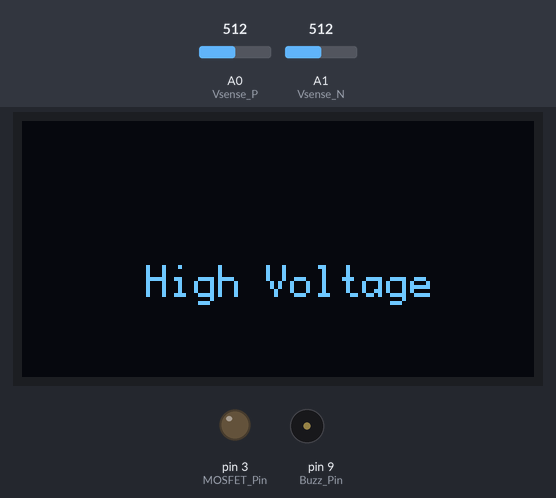
The sketch below on a simulated Arduino Nano, built with avr-gcc and run on an emulated ATmega328P. Shown: 128×64 one-colour display, output pins drawn as LEDs (lit = HIGH), buzzer (waves = sounding, pin HIGH). The inputs (shaded band) are chosen by the test bench; at power-on: A0 (Vsense_P) = 512, A1 (Vsense_N) = 512. Storage starts empty; what the sketch prints to the serial monitor is not drawn.

Above: at 2.4 s.
2.5 s: A0 (Vsense_P) set to 472
5.5 s: A0 (Vsense_P) set to 449
At 7.8 s:
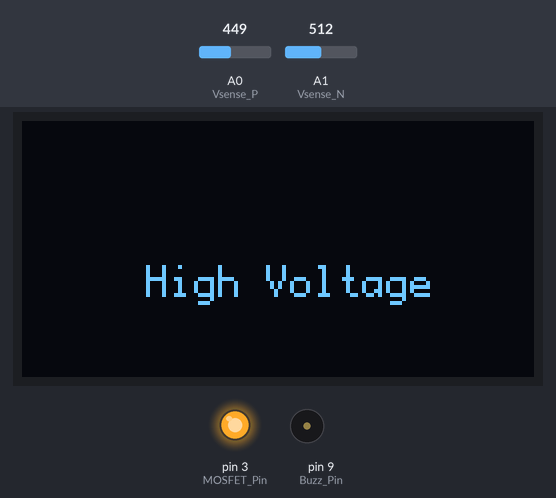
8.5 s: A0 (Vsense_P) set to 306
At 11.1 s:
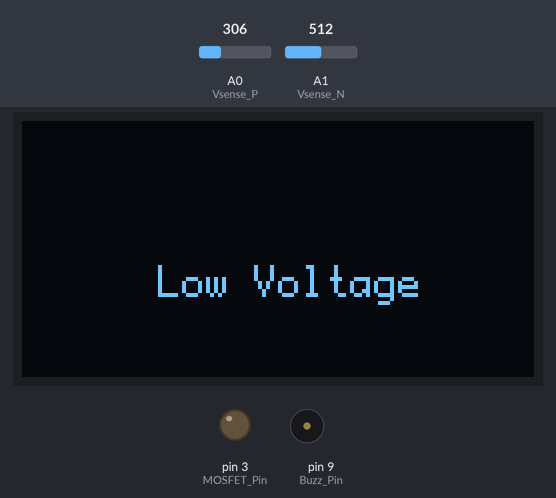
11.5 s: A0 (Vsense_P) set to 328
At 14.4 s:
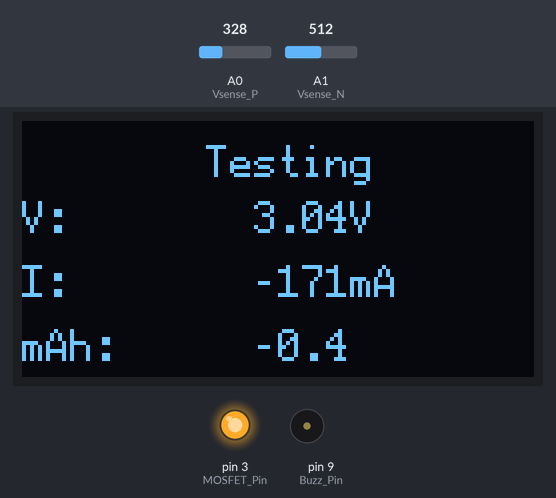
14.5 s: A1 (Vsense_N) set to 716
At 16.9 s:
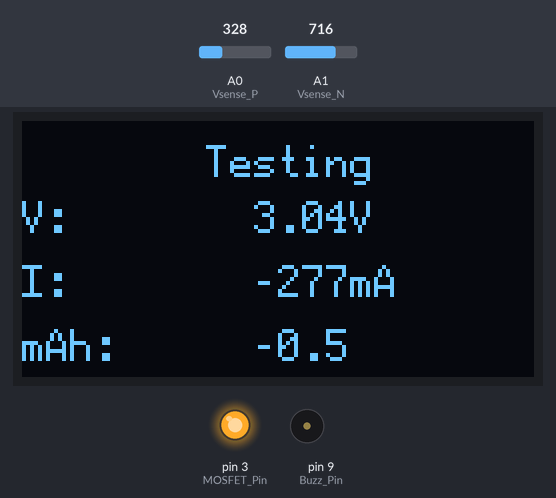
17.5 s: A1 (Vsense_N) set to 900
At 20.9 s:
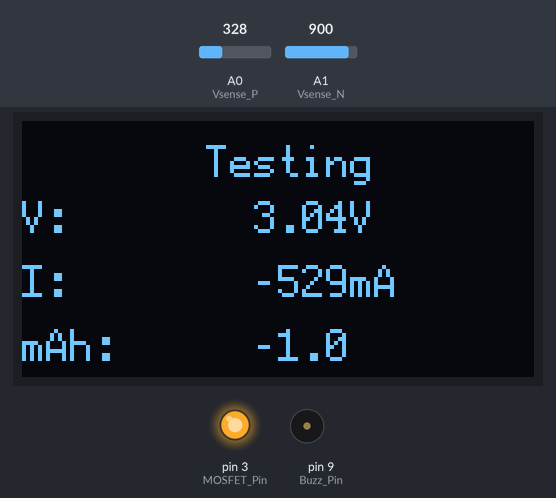
Timing chart, 0 to 21.5 s (numbered marks = the images above; inputs shaded):
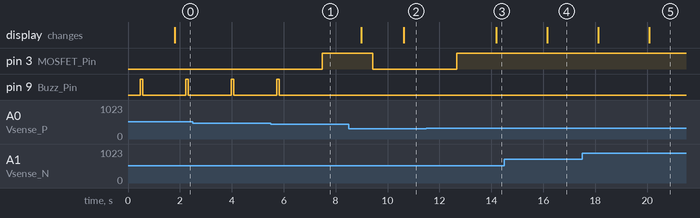

Measured:
- the behaviour switches between 463 and 462 on A0 (Vsense_P) (found by bisection; images 0 and 1)
- the behaviour switches between 312 and 313 on A0 (Vsense_P) (found by bisection; images 2 and 3)
- after the input at 5.5 s, pin 3 (MOSFET_Pin): LOW → HIGH after 2.0 s; pin 9 (Buzz_Pin): goes on until 5.8 s, then stays LOW
- after the input at 8.5 s, pin 3 (MOSFET_Pin): HIGH → LOW after 0.92 s; the display: first differs from a run without the input after 2.1 s (image 2)
- after the input at 11.5 s, pin 3 (MOSFET_Pin): LOW → HIGH after 1.2 s; the display: changes after 2.7 s (image 3)
- after the input at 14.5 s, the display: changes after 1.7 s (image 4)

The sketch:

Li_ion_Capacity_tester_SD.ino
```cpp
/** SD card attached to Arduino Nano as follows:
 **   ICSP Header
 **      o o
 ** MOSI O O SCK
 **      o O MOSI
 **
 ** CS - pin 4
 **/
#include <U8g2lib.h>
#include <SPI.h>
#include <SD.h>
U8G2_SSD1306_128X64_NONAME_1_SW_I2C u8g2(U8G2_R0, /* clock=*/ SCL, /* data=*/ SDA, /* reset=*/ U8X8_PIN_NONE);   // All Boards without Reset of the Display

#define chipSelect 4    //CS Pin on SD module
#define MOSFET_Pin 3    //Mosfet Gate pin
#define Buzz_Pin 9      //Buzzer pin
#define Vsense_P A0     //Positive Voltage Sense
#define Vsense_N A1     //Negative Voltage Sense

float Res_Value = 10.0; //Value of Power Resistor used
float Vcc = 4.70;       //Arduino 5V pin Voltage (Mesured by Multimeter)
float Bat_High = 4.35;  //Battery Over Voltage
float Bat_Low = 2.90;   //Battery Under Voltage
float Current = 0.00;
float mA = 0;
float Capacity = 0.00;
float Bat_Volt = 0.00;
float Res_Volt = 0.00;
unsigned long previousMillis = 0;
unsigned long millisPassed = 0;
float sample1 = 0.000;
float sample2 = 0.000;
int x = 0;
int y = 0;

void draw(void) {
  u8g2.setFont(u8g2_font_profont12_mr);
  if (Bat_Volt < 1) {
    u8g2.setCursor(37, 44);
    u8g2.println("No Battery");
  }
  else if (Bat_Volt > Bat_High) {
    u8g2.setCursor(31, 44);
    u8g2.println("High Voltage");
  }
  else if (Bat_Volt < Bat_Low) {
    u8g2.setCursor(34, 44);
    u8g2.println("Low Voltage");
  }
  else if (Bat_Volt >= Bat_Low && Bat_Volt < Bat_High) {
    u8g2.setCursor(46, 14);
    u8g2.println("Testing");
    u8g2.drawStr(0, 28, "V: ");
    u8g2.drawStr(0, 44, "I: ");
    u8g2.drawStr(0, 60, "mAh: ");
    u8g2.setCursor(58, 28);
    u8g2.print(Bat_Volt, 2);
    u8g2.println("V");
    u8g2.setCursor(58, 44);
    u8g2.print(mA, 0);
    u8g2.println("mA");
    u8g2.setCursor(58, 60);
    u8g2.print(Capacity, 1);
  }
}

void buzz() {
  digitalWrite(Buzz_Pin, HIGH);
  delay(100);
  digitalWrite(Buzz_Pin, LOW);
  delay(10);
}

void setup() {
  Serial.begin(115200);
  pinMode(A0, INPUT);
  pinMode(A1, INPUT);
  pinMode(A4, INPUT_PULLUP);
  pinMode(A5, INPUT_PULLUP);
  pinMode(MOSFET_Pin, OUTPUT);
  pinMode(Buzz_Pin, OUTPUT);
  digitalWrite(MOSFET_Pin, LOW);
  u8g2.begin();
  Serial.print("Initializing SD card... ");
  // see if the card is present and can be initialized:
  if (!SD.begin(chipSelect)) {
    Serial.println("Card failed, or not present");
    // don't do anything more:
    while (1);
  }
  Serial.println("card initialized.");
}

void loop() {
  for (int i = 0; i < 100; i++) {
    sample1 = sample1 + analogRead(Vsense_P);
    delay(2);
  }
  sample1 = sample1 / 100;
  Bat_Volt = 2 * sample1 * Vcc / 1024.0;

  for (int i = 0; i < 100; i++) {
    sample2 = sample2 + analogRead(Vsense_N);
    delay(2);
  }
  sample2 = sample2 / 100;
  Res_Volt = 2 * sample2 * Vcc / 1024.0;

  if (Bat_Volt < 1) {
    digitalWrite(MOSFET_Pin, LOW);
    Serial.println("No Battery");
    delay(2000);
  }

  else if (Bat_Volt > Bat_High) {
    digitalWrite(MOSFET_Pin, LOW);
    buzz();
    Serial.print("Warning High Voltage! V = ");
    Serial.println(Bat_Volt);
    delay(1000);
  }

  else if (Bat_Volt < Bat_Low) {
    digitalWrite(MOSFET_Pin, LOW);
    Serial.print("Warning Low Voltage! V = ");
    Serial.println(Bat_Volt);
    delay(1000);
  }

  else if (Bat_Volt > Bat_Low && Bat_Volt < Bat_High) {
    digitalWrite(MOSFET_Pin, HIGH);
    millisPassed = millis() - previousMillis;
    Current = (Bat_Volt - Res_Volt) / Res_Value;
    mA = Current * 1000.0;
    Capacity = Capacity + mA * (millisPassed / 3600000.0);
    previousMillis = millis();

    //Write to SD
    File dataFile = SD.open("battery.txt", FILE_WRITE);
    if (dataFile) {
      dataFile.print(Capacity); dataFile.print(","); dataFile.println(Bat_Volt);
      dataFile.close();
      //Print in Serial Monitor
      Serial.print("DATA,TIME,"); Serial.print(Bat_Volt); Serial.print(","); Serial.println(Capacity);
    }
    else {
      Serial.println("error opening battery.txt");
    }
    y++;
    x++;
    delay(1000);
  }

  u8g2.firstPage();
  do
  {
    draw();
  } while (u8g2.nextPage());
}
```
